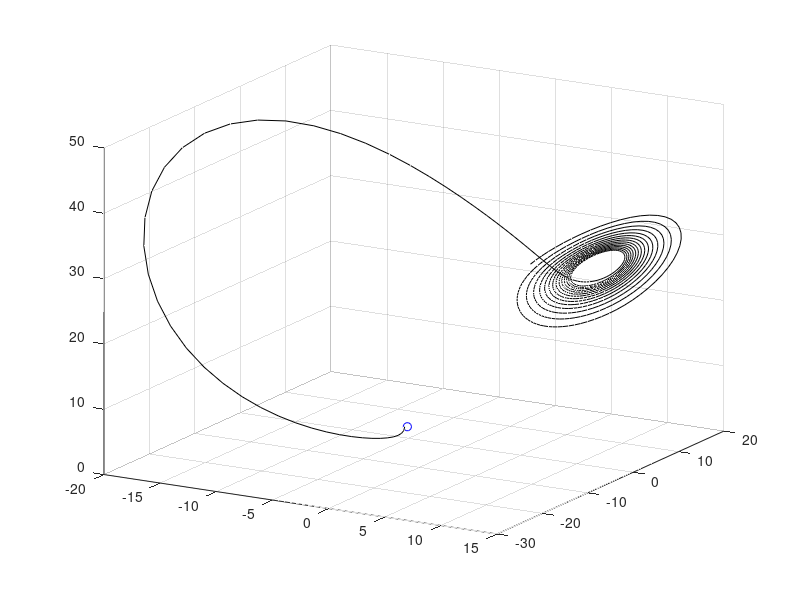

The MATLAB source for this figure: (Note: this script raises an error after producing the figure.)
clc; clear; close all
load('lorenz_test_data_dt_0_01_T_10.mat')
load('x_est_store_w_EKF_file.mat')
load('x_est_store_wo_EKF_file.mat')
test_targets = y_test;
% Define the number of points for the tail
tailLength = 10;

% Define the figure
figure;
hold on;
grid on;

% Plot the static part
plot3(test_targets(:,1), test_targets(:,2), test_targets(:,3), 'k');
view(30,20)
% Initialize the moving parts
h1 = plot3(x_est_store_w_EKF(1,1), x_est_store_w_EKF(2,1), x_est_store_w_EKF(3,1), 'b--o');
h2 = plot3(x_est_store_wo_EKF(1,1), x_est_store_wo_EKF(2,1), x_est_store_wo_EKF(3,1), 'r--o');


legend('$x_{k}$', '$\hat x_{k|k}^{NN-EKF}$', '$\hat x_{k|k}^{NN}$', Location='best', box = 'off', NumColumns=3, Interpreter='latex', fontsize=12)

% Set axis limits
axis([min(test_targets(:,1)) max(test_targets(:,1)) min(test_targets(:,2)) max(test_targets(:,2)) min(test_targets(:,3)) max(test_targets(:,3))]);

% Prepare for video creation
videoFilename = '3D_animation.mp4';
frameRate = 50; % Frames per second
v = VideoWriter(videoFilename, 'MPEG-4');
v.FrameRate = frameRate;
open(v);

for k = 1:length(test_targets)
    % Update the data for the tails and markers
    set(h1, 'XData', x_est_store_w_EKF(1, max(1,k-tailLength):k), ...
            'YData', x_est_store_w_EKF(2, max(1,k-tailLength):k), ...
            'ZData', x_est_store_w_EKF(3, max(1,k-tailLength):k));
        
    set(h2, 'XData', x_est_store_wo_EKF(1, max(1,k-tailLength):k), ...
            'YData', x_est_store_wo_EKF(2, max(1,k-tailLength):k), ...
            'ZData', x_est_store_wo_EKF(3, max(1,k-tailLength):k));

    % Draw the updated plot
    drawnow;

    % Capture the frame
    frame = getframe(gcf);
    writeVideo(v, frame);
end

% Close the video file
close(v);
